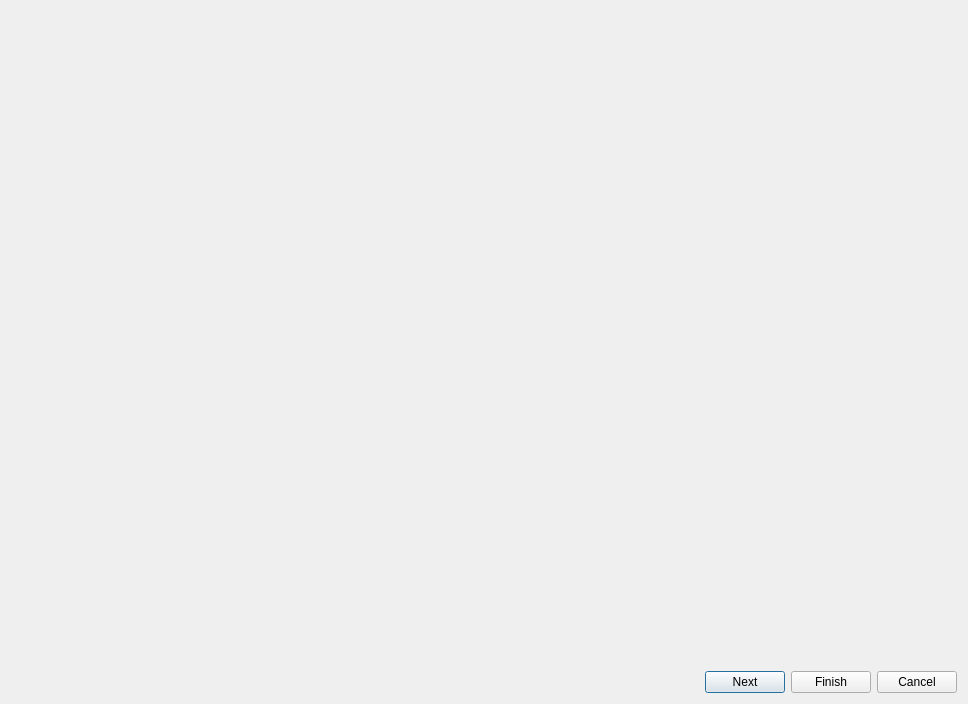
<?xml version="1.0" encoding="UTF-8"?>
<ui version="4.0">
 <class>ImportDialog</class>
 <widget class="QDialog" name="ImportDialog">
  <property name="geometry">
   <rect>
    <x>0</x>
    <y>0</y>
    <width>968</width>
    <height>704</height>
   </rect>
  </property>
  <property name="minimumSize">
   <size>
    <width>640</width>
    <height>500</height>
   </size>
  </property>
  <property name="windowTitle">
   <string>Import Statements</string>
  </property>
  <layout class="QVBoxLayout" name="verticalLayout_2">
   <item>
    <widget class="CSVConfigWidget" name="csvConfigWidget" native="true"/>
   </item>
   <item>
    <widget class="CSVImportWidget" name="csvImportWidget" native="true"/>
   </item>
   <item>
    <layout class="QHBoxLayout" name="horizontalLayout">
     <item>
      <spacer name="horizontalSpacer">
       <property name="orientation">
        <enum>Qt::Horizontal</enum>
       </property>
       <property name="sizeHint" stdset="0">
        <size>
         <width>40</width>
         <height>20</height>
        </size>
       </property>
      </spacer>
     </item>
     <item>
      <widget class="QPushButton" name="next">
       <property name="text">
        <string>Next</string>
       </property>
      </widget>
     </item>
     <item>
      <widget class="QPushButton" name="finish">
       <property name="text">
        <string>Finish</string>
       </property>
      </widget>
     </item>
     <item>
      <widget class="QPushButton" name="cancel">
       <property name="text">
        <string>Cancel</string>
       </property>
      </widget>
     </item>
    </layout>
   </item>
  </layout>
 </widget>
 <customwidgets>
  <customwidget>
   <class>CSVImportWidget</class>
   <extends>QWidget</extends>
   <header>csvimportwidget.h</header>
   <container>1</container>
  </customwidget>
  <customwidget>
   <class>CSVConfigWidget</class>
   <extends>QWidget</extends>
   <header>csvconfigwidget.h</header>
   <container>1</container>
  </customwidget>
 </customwidgets>
 <resources/>
 <connections/>
</ui>
